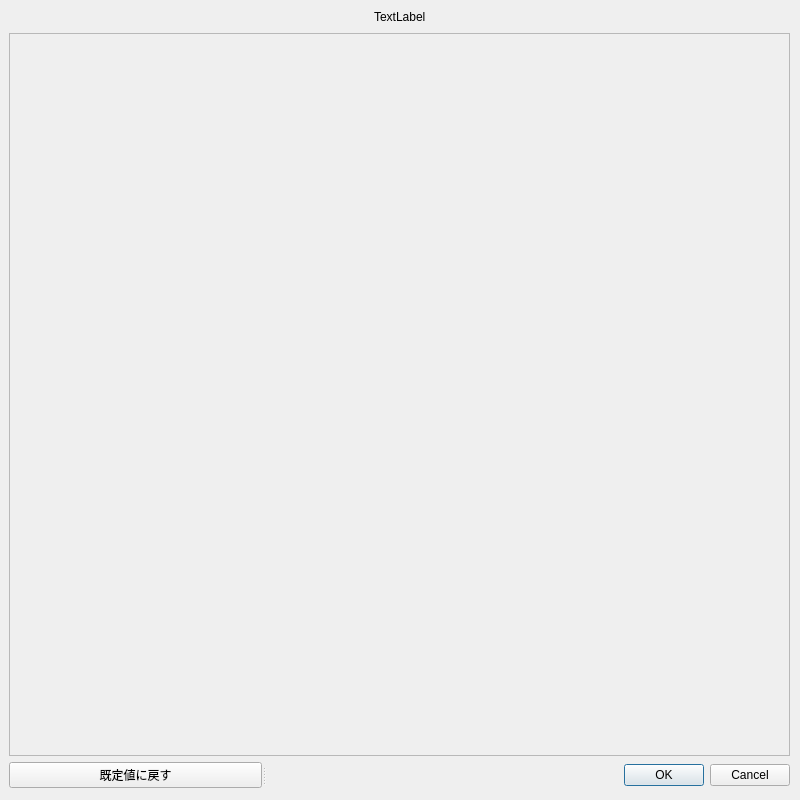
<?xml version="1.0" encoding="UTF-8"?>
<ui version="4.0">
 <class>ChangeEngineSettingsDialog</class>
 <widget class="QDialog" name="ChangeEngineSettingsDialog">
  <property name="geometry">
   <rect>
    <x>0</x>
    <y>0</y>
    <width>800</width>
    <height>800</height>
   </rect>
  </property>
  <property name="windowTitle">
   <string>エンジン設定</string>
  </property>
  <widget class="QWidget" name="layoutWidget">
   <property name="geometry">
    <rect>
     <x>9</x>
     <y>7</y>
     <width>781</width>
     <height>781</height>
    </rect>
   </property>
   <layout class="QVBoxLayout" name="verticalLayout">
    <item>
     <layout class="QHBoxLayout" name="horizontalLayout">
      <item>
       <spacer name="horizontalSpacer">
        <property name="orientation">
         <enum>Qt::Horizontal</enum>
        </property>
        <property name="sizeHint" stdset="0">
         <size>
          <width>40</width>
          <height>20</height>
         </size>
        </property>
       </spacer>
      </item>
      <item>
       <widget class="QLabel" name="label">
        <property name="text">
         <string>TextLabel</string>
        </property>
       </widget>
      </item>
      <item>
       <spacer name="horizontalSpacer_2">
        <property name="orientation">
         <enum>Qt::Horizontal</enum>
        </property>
        <property name="sizeHint" stdset="0">
         <size>
          <width>40</width>
          <height>20</height>
         </size>
        </property>
       </spacer>
      </item>
     </layout>
    </item>
    <item>
     <widget class="QScrollArea" name="scrollArea">
      <property name="widgetResizable">
       <bool>true</bool>
      </property>
      <widget class="QWidget" name="scrollAreaWidgetContents">
       <property name="geometry">
        <rect>
         <x>0</x>
         <y>0</y>
         <width>777</width>
         <height>694</height>
        </rect>
       </property>
      </widget>
     </widget>
    </item>
    <item>
     <widget class="QSplitter" name="splitter">
      <property name="orientation">
       <enum>Qt::Horizontal</enum>
      </property>
      <widget class="QPushButton" name="restoreButton">
       <property name="text">
        <string>既定値に戻す</string>
       </property>
      </widget>
      <widget class="QDialogButtonBox" name="buttonBox">
       <property name="standardButtons">
        <set>QDialogButtonBox::Cancel|QDialogButtonBox::Ok</set>
       </property>
      </widget>
     </widget>
    </item>
   </layout>
  </widget>
 </widget>
 <resources/>
 <connections/>
</ui>
